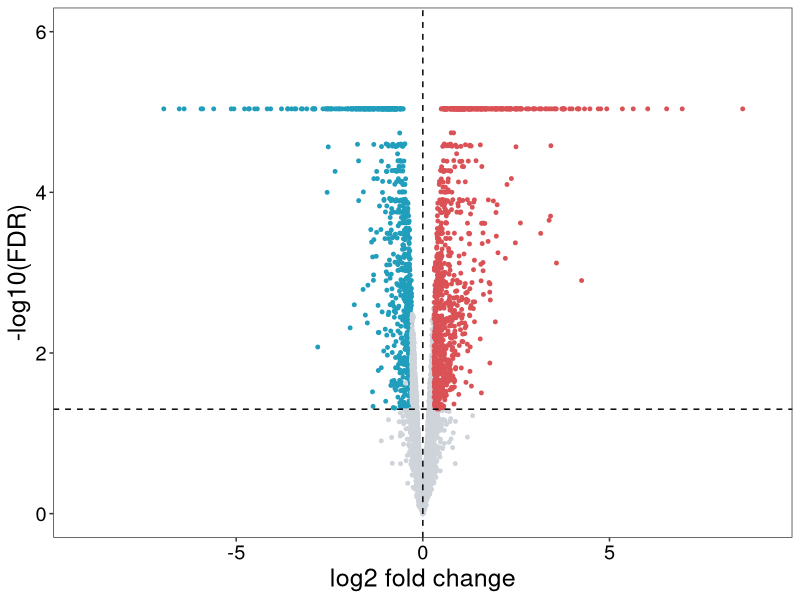
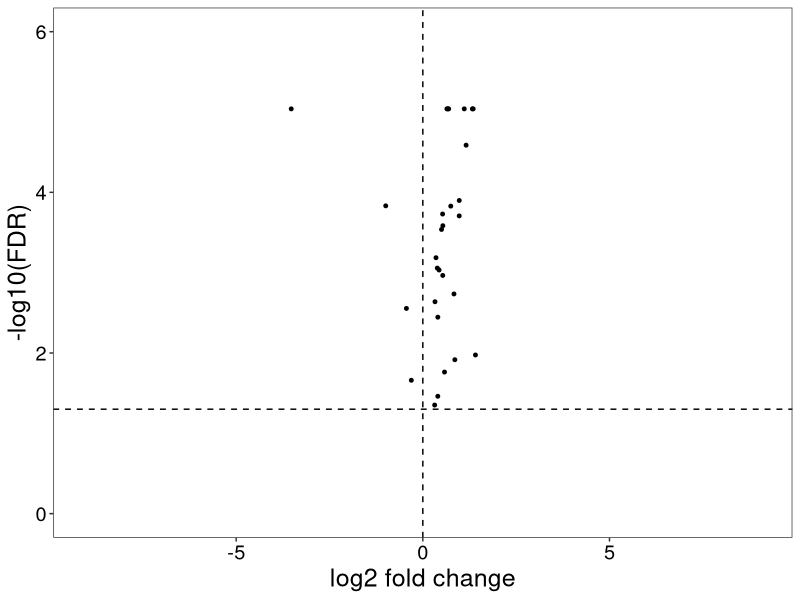
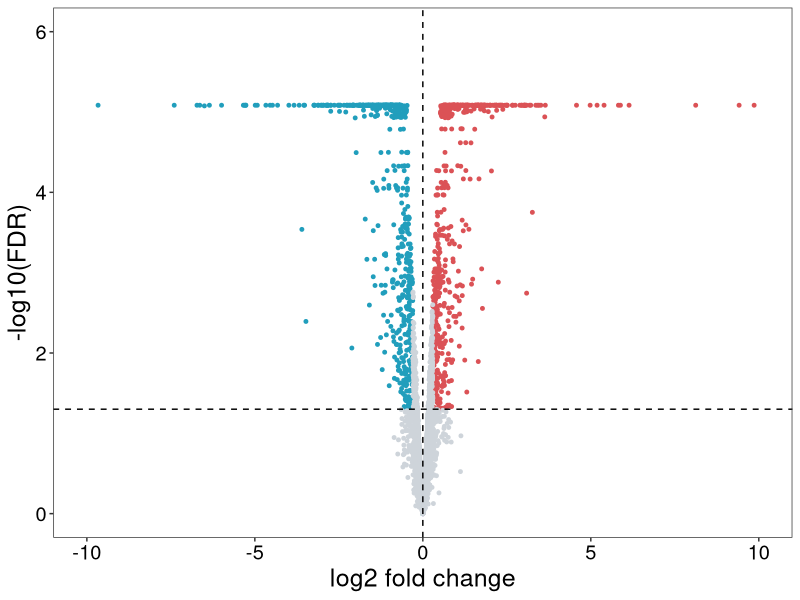
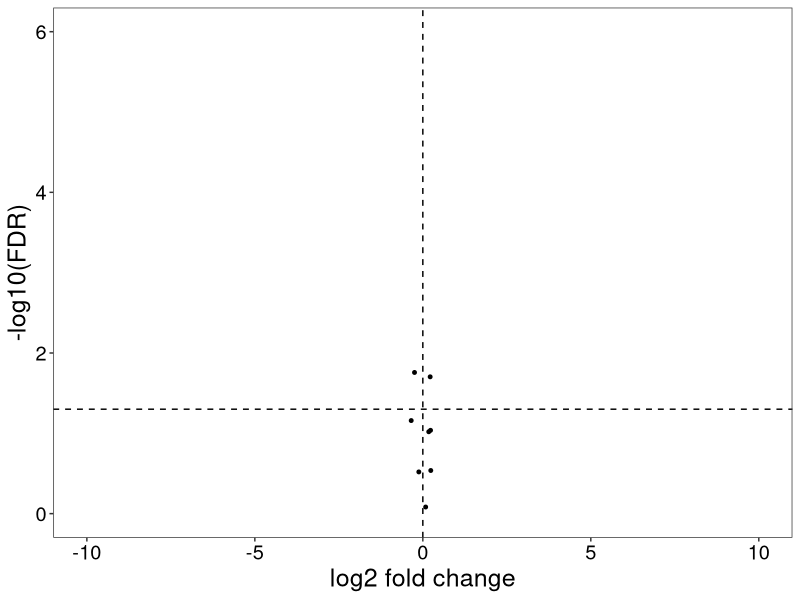

Generate these figures, in order, with R: (Note: this script raises an error after producing the figures.)
library(openxlsx)
library(ggrepel)
library(ggplot2)

#Go to excel sheet for the annotated result and add a column containing up-, down- triplicated, non significant
#then read it here
#Ts65Dn non-triplicated proteins
Ts65Dn_hippo_protein_list1<-read.xlsx("data/Supp_Figure10/Ts_Dp16_protein_hippo_matrix.xlsx",sheet=1)

volcano_Ts65Dn_hippo_protein_list1_diff_label<- ggplot(Ts65Dn_hippo_protein_list1, aes(x = logFC, y = -log10(FDR))) +
  geom_point(aes(color =  factor(Significance)), alpha=1, size=1.0) +
  xlim(-9,9)+
  ylim(0,6)+
  scale_color_manual(values = c("#219EBC","#CED4DA","#DB5256")) +
  xlab("log2 fold change") + ylab("-log10(FDR)")+
  theme_bw() +
  theme(legend.position="none",text=element_text(size=18),axis.text.x = element_text(color = "black"),axis.text.y = element_text(color="black"),
        panel.grid.major = element_blank(), panel.grid.minor = element_blank(),
        panel.background = element_blank())
volcano_Ts65Dn_hippo_protein_list1_diff_label+geom_hline(yintercept=1.30, linetype="dashed", color = "black")+
  geom_vline(xintercept = 0,linetype="dashed",color="black")

#Ts65Dn triplicated proteins
Ts65Dn_hippo_protein_list2<-read.xlsx("data/Supp_Figure10/Ts_Dp16_protein_hippo_matrix.xlsx",sheet=2)

volcano_Ts65Dn_hippo_protein_list1_triplicated<- ggplot(Ts65Dn_hippo_protein_list2, aes(x = logFC, y = -log10(FDR))) +
  geom_point(aes(color =  factor(Significance)), alpha=1, size=1.0) +
  scale_color_manual(values = c("BLACK")) +
  xlab("log2 fold change") + ylab("-log10(FDR)")+
  theme_bw() +
  xlim(-9,9)+
  ylim(0,6)+
  theme(legend.position="none",text=element_text(size=18),axis.text.x = element_text(color = "black"),axis.text.y = element_text(color="black"),
        panel.grid.major = element_blank(), panel.grid.minor = element_blank(),
        panel.background = element_blank())
volcano_Ts65Dn_hippo_protein_list1_triplicated+geom_hline(yintercept=1.30, linetype="dashed", color = "black")+
  geom_vline(xintercept = 0,linetype="dashed",color="black")

#Once these two above plots are generated, then combined them in Adobe Illustrator.

#Dp16 non-triplicated proteins
Dp16P_hippo_protein_list1<-read.xlsx("data/Supp_Figure10/Ts_Dp16_protein_hippo_matrix.xlsx",sheet=3)

volcano_Dp16P_hippo_protein_list1_diff_label<- ggplot(Dp16P_hippo_protein_list1, aes(x = logFC, y = -log10(FDR))) +
  geom_point(aes(color =  factor(Significance)), alpha=1, size=1.0) +
  xlim(-10,10)+
  ylim(0,6)+
  scale_color_manual(values = c("#219EBC","#CED4DA","#DB5256")) +
  xlab("log2 fold change") + ylab("-log10(FDR)")+
  theme_bw() +
  theme(legend.position="none",text=element_text(size=18),axis.text.x = element_text(color = "black"),axis.text.y = element_text(color="black"),
        panel.grid.major = element_blank(), panel.grid.minor = element_blank(),
        panel.background = element_blank())
volcano_Dp16P_hippo_protein_list1_diff_label+geom_hline(yintercept=1.30, linetype="dashed", color = "black")+
  geom_vline(xintercept = 0,linetype="dashed",color="black")

#Dp16 triplicated proteins
Dp16P_hippo_protein_list2<-read.xlsx("data/Supp_Figure10/Ts_Dp16_protein_hippo_matrix.xlsx",sheet=4)

volcano_Dp16P_hippo_protein_list1_triplicated<- ggplot(Dp16P_hippo_protein_list2, aes(x = logFC, y = -log10(FDR))) +
  geom_point(aes(color =  factor(Significance)), alpha=1, size=1.0) +
  scale_color_manual(values = c("BLACK")) +
  xlab("log2 fold change") + ylab("-log10(FDR)")+
  theme_bw() +
  xlim(-10,10)+
  ylim(0,6)+
  theme(legend.position="none",text=element_text(size=18),axis.text.x = element_text(color = "black"),axis.text.y = element_text(color="black"),
        panel.grid.major = element_blank(), panel.grid.minor = element_blank(),
        panel.background = element_blank())
volcano_Dp16P_hippo_protein_list1_triplicated+geom_hline(yintercept=1.30, linetype="dashed", color = "black")+
  geom_vline(xintercept = 0,linetype="dashed",color="black")

#Supp_Figure10E
DAVID_Ts_Dp_prot<-read.xlsx("data/Supp_Figure10/Ts_Dp_DEP_DAVID.xlsx",sheet=2)
row.names(DAVID_Ts_Dp_prot)<-DAVID_Ts_Dp_prot$Term
DAVID_Ts_Dp_prot_filt<-as.data.frame(DAVID_Ts_Dp_prot[,-c(1)])
f2 = colorRamp2(seq(min(DAVID_Ts_Dp_prot_filt), max(DAVID_Ts_Dp_prot_filt), length = 3), c("#EEEEEE","blue", "red"), space = "RGB")
complex_DAVID_Ts_Dp_prot_001<-Heatmap(DAVID_Ts_Dp_prot_filt, col = f2, cluster_rows = FALSE,cluster_columns = FALSE,
row_order = order(as.numeric(gsub("row", "", rownames(DAVID_Ts_Dp_prot_filt)))),
column_order = order(as.numeric(gsub("column", "", colnames(DAVID_Ts_Dp_prot_filt)))),
row_names_gp = gpar(fontsize = 10),column_names_gp = gpar(fontsize=6),
column_names_centered = TRUE)



